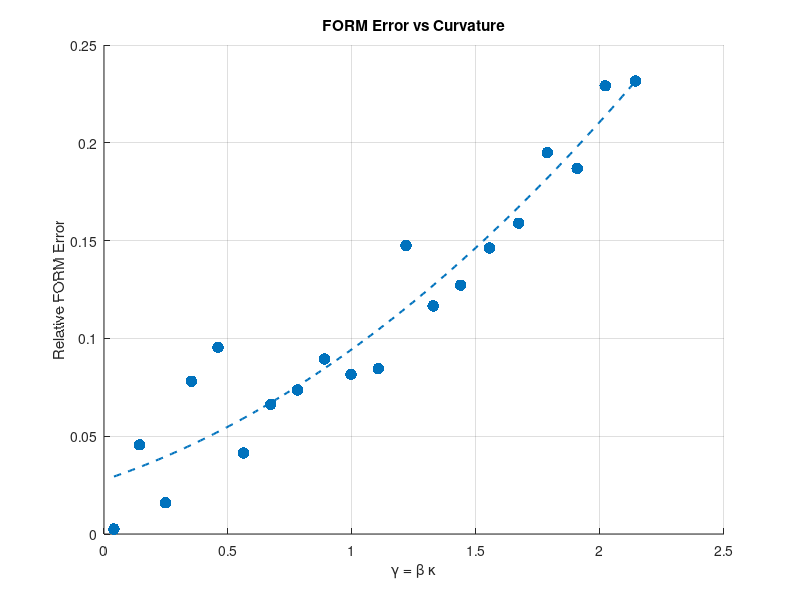
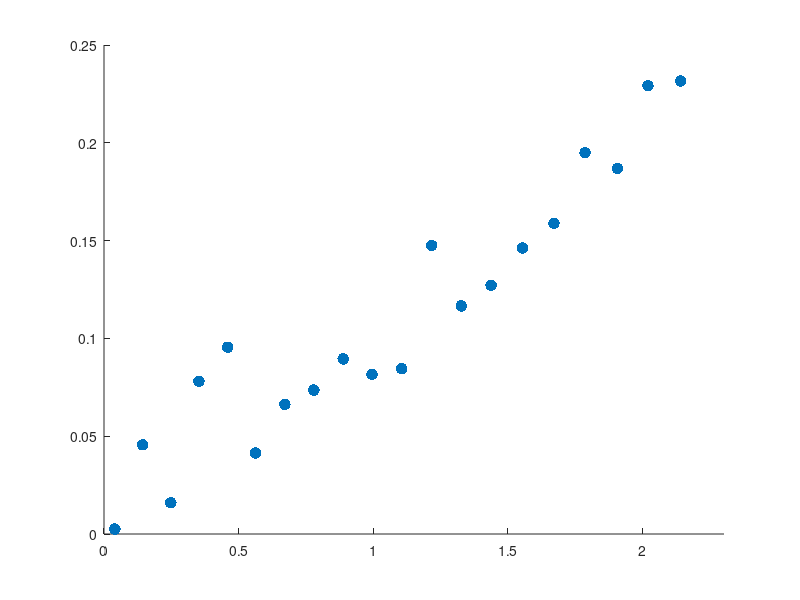

MATLAB code to generate these figures, in order: (Note: this script raises an error after producing the figures.)
clear; clc;

addpath(genpath(fileparts(pwd)));

assert(exist(fullfile('results', 'results_main_test10.mat'), 'file') == 2, ...
    'Run main_test10 first.');

load('results/results_main_test10.mat');

%% ========================================
% SORT DATA (CRITICAL)
% =========================================

% --- CURVATURE ---
[gamma_vals, idx] = sort([results.curvature.gamma]);
err_FORM = [results.curvature.err_form];
Pf_FORM_c = [results.curvature.Pf_form];
Pf_MCS_c  = [results.curvature.Pf_mcs];
Pf_SORM   = [results.curvature.Pf_sorm];
kappa_vals = [results.curvature.kappa];

err_FORM = err_FORM(idx);
Pf_FORM_c = Pf_FORM_c(idx);
Pf_MCS_c  = Pf_MCS_c(idx);
Pf_SORM   = Pf_SORM(idx);
kappa_vals = kappa_vals(idx);

% --- TOPOLOGY ---
[c_vals, idx] = sort([results.topology.c]);
Pf_FORM = [results.topology.Pf_form];
Pf_MCS  = [results.topology.Pf_mcs];
err_topo = [results.topology.error];

Pf_FORM = Pf_FORM(idx);
Pf_MCS  = Pf_MCS(idx);
err_topo = err_topo(idx);

% --- RARE EVENTS ---
[beta_rare, idx] = sort([results.rare.beta]);
N_MCS = [results.rare.N_mcs];
N_IS  = [results.rare.N_is];
CoV_IS = [results.rare.CoV_is];

N_MCS = N_MCS(idx);
N_IS  = N_IS(idx);
CoV_IS = CoV_IS(idx);

%% ========================================
% FIGURE 1 — CURVATURE EFFECT
% =========================================
figure;
scatter(gamma_vals, err_FORM, 70, 'filled'); hold on;

p = polyfit(gamma_vals, err_FORM, 2);
x_fit = linspace(min(gamma_vals), max(gamma_vals), 200);
y_fit = polyval(p, x_fit);
plot(x_fit, y_fit, '--', 'LineWidth', 1.5);

grid on;
xlabel('\gamma = \beta \kappa');
ylabel('Relative FORM Error');
title('FORM Error vs Curvature');

%% ========================================
% FIGURE 2 — GEOMETRY CLASSIFICATION
% =========================================
gamma_vals = [results.curvature.gamma];
err_FORM   = [results.curvature.err_form];   

figure;
scatter(gamma_vals, err_FORM, 70, 'filled'); hold on;

xlim([0 max(gamma_vals)*1.075]);

xline(0.2,'--','LineWidth',1.2);
xline(0.6,'--','LineWidth',1.2);

grid on;
xlabel('\gamma = \beta \kappa');
ylabel('Relative FORM Error');
title('Geometry-Based Classification');

text(0.05, 0.03, 'Class I (<5%)');
text(0.25, 0.15, 'Class II (5–30%)');
text(1.0, 0.2, 'Class III (>30%)');

%% ========================================
% FIGURE 3 — TOPOLOGY FAILURE (Pf)
% =========================================
figure;
semilogy(c_vals, Pf_FORM, '-o', 'LineWidth', 2); hold on;
semilogy(c_vals, Pf_MCS, '-s', 'LineWidth', 2);

grid on;
xlabel('Topology parameter c');
ylabel('Failure Probability P_f');
title('FORM vs MCS — Topological Failure');

legend('FORM', 'MCS', 'Location', 'southwest');

%% ========================================
% FIGURE 4 — TOPOLOGY ERROR
% =========================================
figure;
plot(c_vals, err_topo, '-o', 'LineWidth', 2);

grid on;
xlabel('Topology parameter c');
ylabel('Relative Error');
title('FORM Error due to Topology');

%% ========================================
% FIGURE 5 — RARE EVENT SCALING
% =========================================
figure;
semilogy(beta_rare, N_MCS, '-o', 'LineWidth', 2); hold on;
semilogy(beta_rare, N_IS, '-s', 'LineWidth', 2);

grid on;
xlabel('\beta');
ylabel('Required Samples');
title('Sample Complexity: MCS vs IS');

legend('MCS', 'Importance Sampling', 'Location', 'northwest');

%% ========================================
% FIGURE 6 — IS STABILITY
% =========================================
figure;
plot(beta_rare, CoV_IS, '-o', 'LineWidth', 2);

grid on;
xlabel('\beta');
ylabel('Coefficient of Variation');
title('Importance Sampling Stability');

%% ========================================
% FIGURE 7 — CURVATURE VALIDATION
% =========================================
figure;
plot(gamma_vals, kappa_vals, '-o', 'LineWidth', 2);

grid on;
xlabel('\gamma');
ylabel('Principal Curvature \kappa');
title('Curvature at Design Point');

%% ========================================
% FIGURE 8 — FORM vs SORM vs MCS
% =========================================
figure;
semilogy(gamma_vals, Pf_FORM_c, '-o', 'LineWidth', 2); hold on;
semilogy(gamma_vals, Pf_SORM, '-s', 'LineWidth', 2);
semilogy(gamma_vals, Pf_MCS_c, '-d', 'LineWidth', 2);

grid on;
xlabel('\gamma');
ylabel('Failure Probability P_f');
title('FORM vs SORM vs MCS');

legend('FORM','SORM','MCS','Location','southwest');

%% ========================================
% FIGURE 9 — TOPOLOGY FAILURE RATIO (CRITICAL)
% =========================================
ratio = Pf_FORM ./ Pf_MCS;

figure;
semilogy(c_vals, ratio, '-o', 'LineWidth', 2);

grid on;
xlabel('Topology parameter c');
ylabel('P_f^{FORM} / P_f^{MCS}');
title('Topology-Induced Failure Bias');
